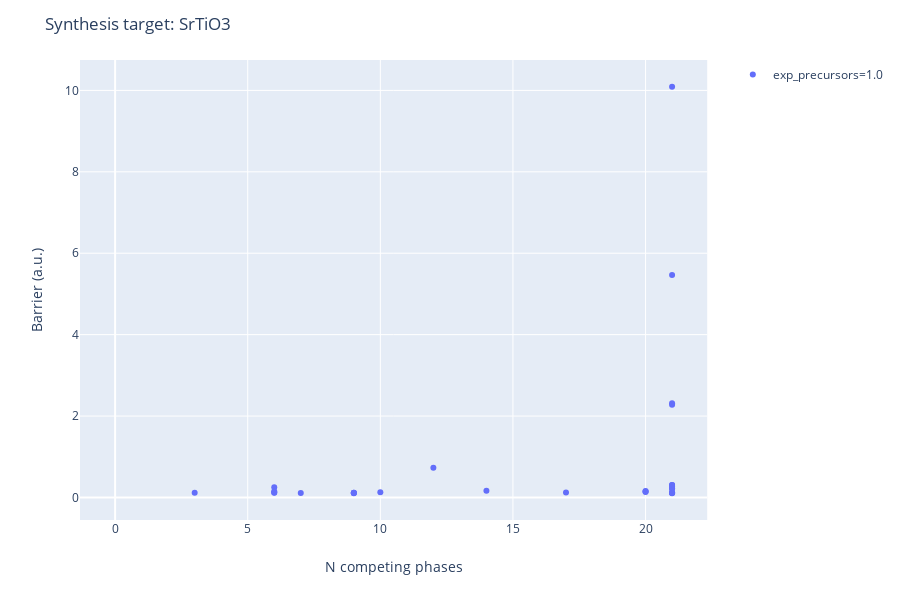

Notebook source saved alongside this figure:
### Markdown cell above
We can further filter down to only "literature extracted precursors"

### Code cell
router.recommend_routes(temperature=1500, allow_gas_release=True, show_known_precursors_only=True)

### Figure 1 — Plotly figure (JSON) as saved in the notebook; plotly's stock layout.template omitted (floating-point values rounded to 4 significant figures)
{"data": [{"customdata": [["1.0 SrO(mp-2472) + 1.0 TiO2(mp-554278)"], ["1.0 SrTiO3(mp-4651)"], ["-1.0 CO2(mp-20066) + 1.0 SrCO3(mp-3822) + 1.0 TiO2(mp-554278)"], ["1.0 TiC(mp-631) + 1.0 SrO(mp-2472) + -1.0 CO2(mp-20066) + 2.0 O2(mp-1091399)"], ["1.0 SrO(mp-2472) + 0.5 Ti2O3(mp-458) + 0.25 O2(mp-1091399)"], ["0.5 SrO(mp-2472) + 0.5 Ti2O3(mp-458) + 0.5 SrO2(mp-2697)"], ["1.0 SrO(mp-2472) + 0.5 O2(mp-1091399) + 1.0 TiO(mp-1071163)"], ["1.0 SrO(mp-2472) + 1.0 O2(mp-1091399) + 1.0 Ti(mp-72)"], ["1.0 SrO2(mp-2697) + 1.0 TiO(mp-1071163)"], ["0.1429 TiC(mp-631) + -0.1429 CO2(mp-20066) + 0.4286 Ti2O3(mp-458) + 1.0 SrO2(mp-2697)"], ["1.0 TiC(mp-631) + -1.0 CO2(mp-20066) + 1.5 O2(mp-1091399) + 1.0 SrO2(mp-2697)"], ["1.0 TiC(mp-631) + -2.0 CO2(mp-20066) + 2.0 O2(mp-1091399) + 1.0 SrCO3(mp-3822)"], ["1.0 TiC(mp-631) + -1.0 CO2(mp-20066) + 2.5 O2(mp-1091399) + 1.0 Sr(mp-76)"], ["0.25 TiC(mp-631) + -0.25 CO2(mp-20066) + 1.0 SrO2(mp-2697) + 0.75 TiO2(mp-554278)"], ["0.5 Ti2O3(mp-458) + -0.25 O2(mp-1091399) + 1.0 SrO2(mp-2697)"], ["0.5 Ti2O3(mp-458) + 0.75 O2(mp-1091399) + 1.0 Sr(mp-76)"], ["0.5 Ti2O3(mp-458) + 0.75 SrO2(mp-2697) + 0.25 Sr(mp-76)"], ["0.3333 Ti2O3(mp-458) + 1.0 SrO2(mp-2697) + 0.3333 Ti(mp-72)"], ["-0.5 O2(mp-1091399) + 1.0 SrO2(mp-2697) + 1.0 TiO2(mp-554278)"], ["0.5 O2(mp-1091399) + 1.0 SrO2(mp-2697) + 1.0 Ti(mp-72)"], ["0.5 O2(mp-1091399) + 1.0 TiO2(mp-554278) + 1.0 Sr(mp-76)"], ["1.0 O2(mp-1091399) + 1.0 Sr(mp-76) + 1.0 TiO(mp-1071163)"], ["1.5 O2(mp-1091399) + 1.0 Sr(mp-76) + 1.0 Ti(mp-72)"], ["0.5 SrO2(mp-2697) + 1.0 TiO2(mp-554278) + 0.5 Sr(mp-76)"], ["1.0 SrO2(mp-2697) + 0.5 TiO2(mp-554278) + 0.5 Ti(mp-72)"], ["-1.0 CO2(mp-20066) + 0.5 Ti2O3(mp-458) + 0.25 O2(mp-1091399) + 1.0 SrCO3(mp-3822)"], ["-0.5 CO2(mp-20066) + 0.5 Ti2O3(mp-458) + 0.5 SrO2(mp-2697) + 0.5 SrCO3(mp-3822)"], ["-0.25 CO2(mp-20066) + 0.5 Ti2O3(mp-458) + 1.0 SrO2(mp-2697) + 0.25 C(mp-568286)"], ["-1.0 CO2(mp-20066) + 0.5 O2(mp-1091399) + 1.0 SrCO3(mp-3822) + 1.0 TiO(mp-1071163)"], ["-1.0 CO2(mp-20066) + 1.0 O2(mp-1091399) + 1.0 SrCO3(mp-3822) + 1.0 Ti(mp-72)"], ["-0.5 CO2(mp-20066) + 1.0 SrO2(mp-2697) + 1.0 TiO2(mp-554278) + 0.5 C(mp-568286)"]], "hoverlabel": {"namelength": 0}, "hovertemplate": "exp_precursors=1.0<br>n_competing=%{x}<br>barrier=%{y}<br>summary=%{customdata[0]}", "legendgroup": "exp_precursors=1.0", "marker": {"color": "#636efa", "symbol": "circle"}, "mode": "markers", "name": "exp_precursors=1.0", "showlegend": true, "type": "scatter", "x": [12, 0, 14, 21, 6, 6, 21, 21, 3, 9, 21, 21, 21, 21, 10, 21, 17, 7, 20, 9, 20, 21, 21, 20, 9, 6, 6, 9, 21, 21, 21], "xaxis": "x", "y": [0.7269, null, 0.1664, 2.278, 0.2487, 0.1497, 0.2619, 2.312, 0.117, 0.116, 0.1033, 0.3051, 5.464, 0.1145, 0.1303, 0.1206, 0.1234, 0.1084, 0.1597, 0.1033, 0.1474, 0.214, 10.09, 0.131, 0.1077, 0.1215, 0.1177, 0.1144, 0.2162, 0.3052, 0.1117], "yaxis": "y"}], "layout": {"height": 600, "legend": {"tracegroupgap": 0}, "margin": {"t": 60}, "title": {"text": "Synthesis target: SrTiO3"}, "xaxis": {"anchor": "y", "domain": [0, 0.98], "title": {"text": "N competing phases"}}, "yaxis": {"anchor": "x", "domain": [0, 1], "title": {"text": "Barrier (a.u.)"}}}}
